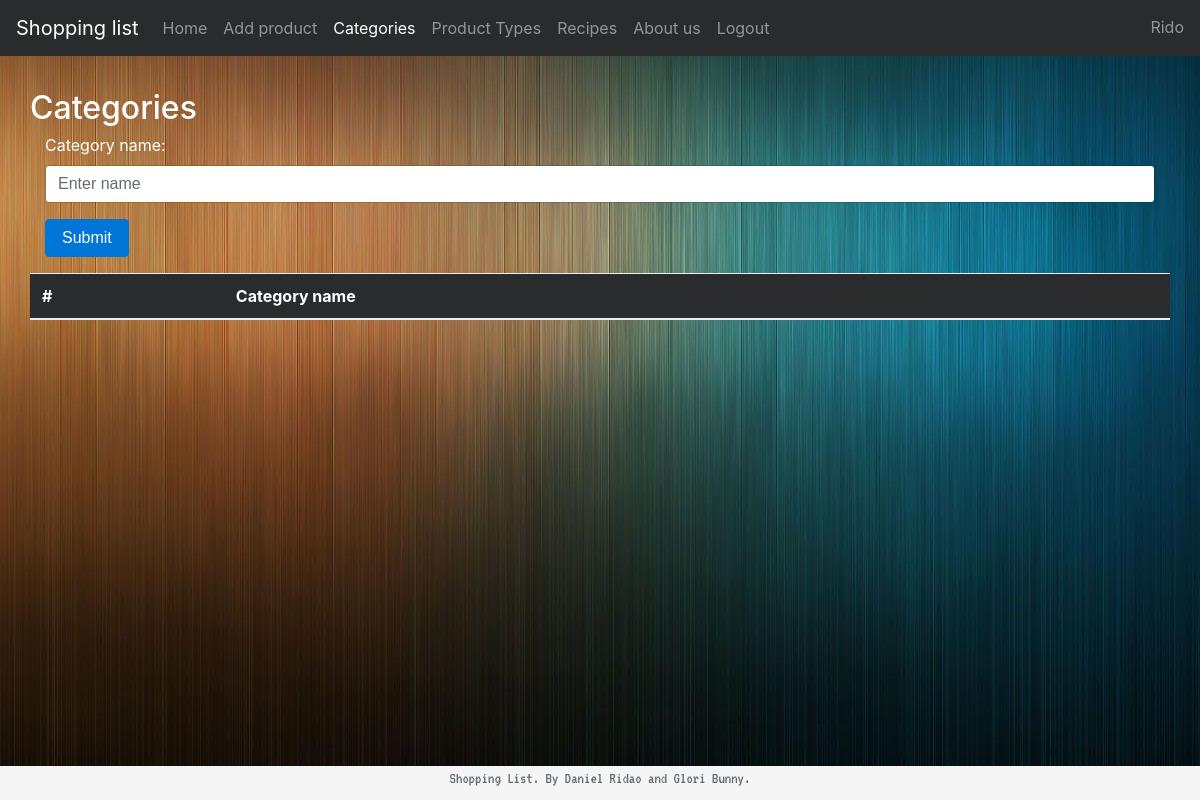
The app's page /shoppinglist/categories/ (signed in), older data.
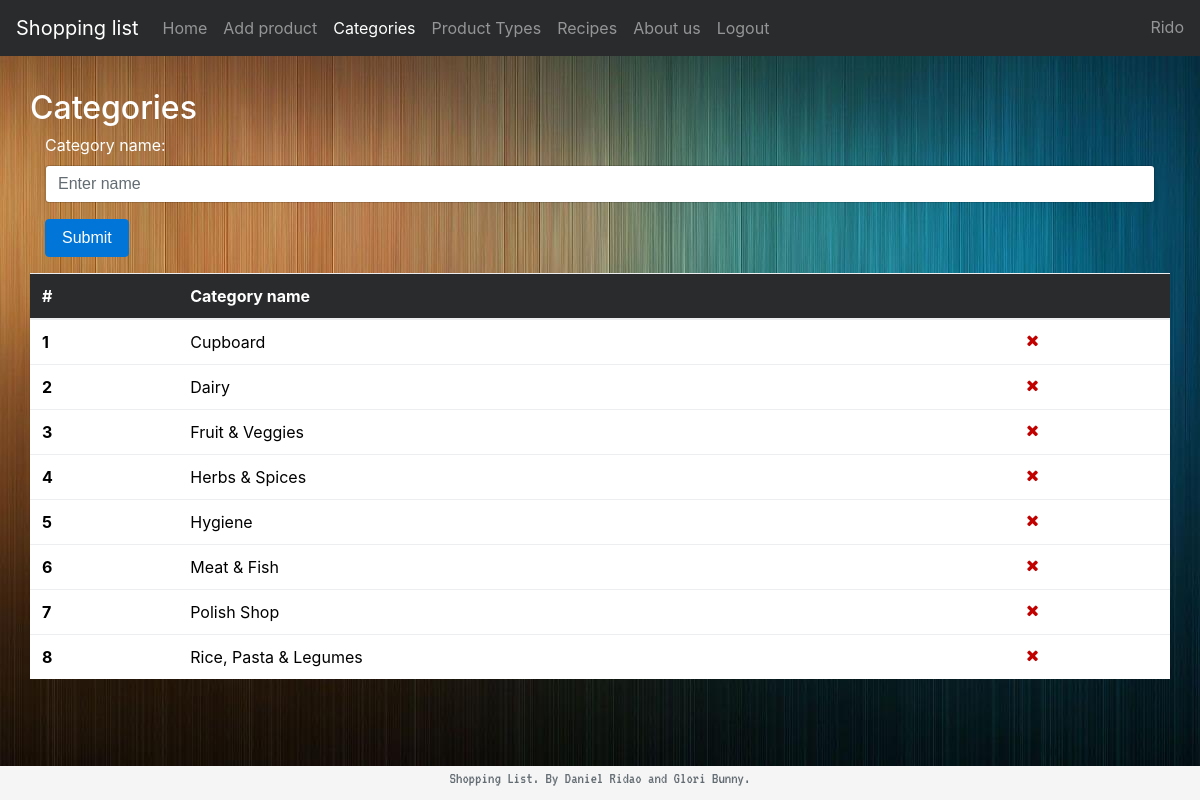
The same page, newer data.
### shoppinglist/models.py (models this page shows, shortened)
class Category(models.Model):
	name = models.CharField(max_length=MODEL_CATEGORY_NAME_LENGTH, unique=True)
	class Meta():
		ordering = ["name"]

### shoppinglist/views.py (the view)
@login_required(login_url=LOGIN_URL)
def adminCategory(request):
	if request.method == "POST":
		form = CategoryForm(request.POST)
		if form.is_valid():
			category = form.save(commit=False)
			category.save()
			return redirect('shoppinglist:adminCategory')
	else:
		form = CategoryForm()
	categories = Category.objects.all().order_by('name')
	return render(request, 'shoppinglist/adminCategory.html', {"form": form, "categories": categories})

### shoppinglist/forms.py
class CategoryForm(forms.ModelForm):
	def __init__(self, *args, **kwargs):
		super(CategoryForm, self).__init__(*args, **kwargs)
		self.fields['name'].label = "Category name"
	class Meta:
		model = Category
		fields = ('name',)
		widgets = {
			'name': forms.TextInput(attrs={'class': 'form-control', 'placeholder': 'Enter name', 'min': 3, 'max': MODEL_CATEGORY_NAME_LENGTH})
		}

### shoppinglist/templates/shoppinglist/adminCategory.html (shortened to what this page needs)
{% extends "shoppinglist/main_template.html" %}
{% block adminCategory %}
<li class="nav-item active">
	<a class="nav-link" href="{% url 'shoppinglist:adminCategory' %}">Categories <span class="sr-only">(current)</span></a>
</li>
{% endblock %}
{% block content %}
<div class="row">
	<h2>Categories</h2>
</div>
<form method="POST">{% csrf_token %}
	<div class="form-group">
		{{ form.name.label_tag }}
		{{ form.name }}
	</div>
	<button type="submit" class="btn btn-primary">Submit</button>
</form>
<div class="row">
	<table class="table" style="background-color: white; color: black">
	  <thead class="thead-inverse">
	    <tr>
	      <th>#</th>
	      <th>Category name</th>
	      <th></th>
	    </tr>
	  </thead>
	  <tbody>
	{% for category in categories %}
	    <tr>
	      <th scope="row">{{ forloop.counter }}</th>
	      <td>{{ category.name }}</td>
	      <td><a href="{% url 'shoppinglist:removeCategory' categoryId=category.id %}"><i class="fa fa-times cancel-color" aria-hidden="true"></i></a></td>
	    </tr>
	{% endfor %}
	  </tbody>
	</table>
</div>
{% endblock %}

Row changes from the older to the newer data that the page shows:
added Category: name "Cupboard"
added Category: name "Dairy"
added Category: name "Fruit & Veggies"
added Category: name "Herbs & Spices"
added Category: name "Hygiene"
added Category: name "Meat & Fish"
added Category: name "Polish Shop"
added Category: name "Rice, Pasta & Legumes"
